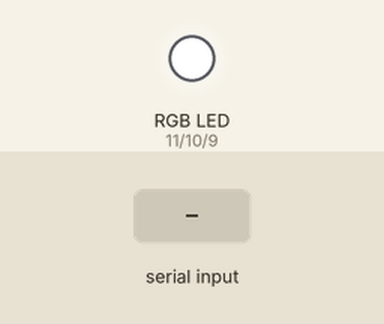
Bench run of a sketch on a simulated Arduino Uno, built with avr-gcc and run on an emulated ATmega328P. Parts: an RGB LED mixed from three pins (HIGH = lit). The inputs (shaded band) are chosen by the test bench.

Above: at 1.2 s.
1.3 s: "1,90,45\n" received over Serial
At 2.4 s:
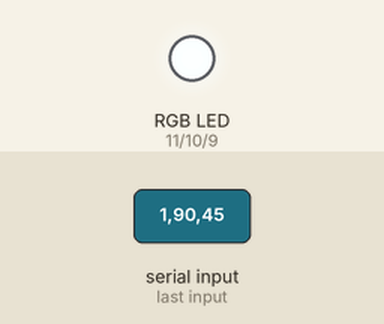
2.9 s: "90,45,200\n" received over Serial
At 3.7 s:
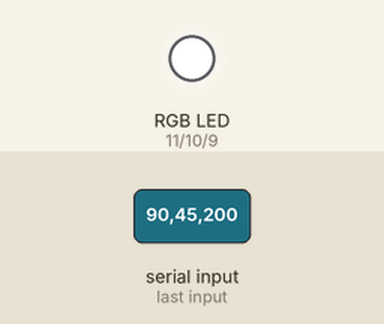
Timing chart, 0 to 5.9 s (numbered marks = the images above; inputs shaded):
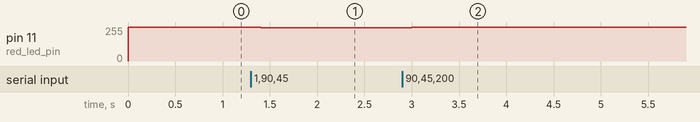

The sketch:

proto.ino
```cpp
String ID = "L1";

const int LDR = A0;
const int blue_led_pin = 9;
const int green_led_pin = 10;
const int red_led_pin = 11;

unsigned int state = 0;
float brightness = 255;
unsigned int red_led_value = 0;
unsigned int blue_led_value = 0;
unsigned int green_led_value = 0;
char mode = 'M';

unsigned int red_adjusted_value = 0;
unsigned int blue_adjusted_value = 0;
unsigned int green_adjusted_value = 0;
float ldr_brightness = 0;

//For serial receive.
const byte numChars = 20;
char receivedChars[numChars]; // an array to store the received data
String received;              //The data as a string
boolean newData = false;

void setup()
{
  pinMode(red_led_pin, OUTPUT);
  pinMode(blue_led_pin, OUTPUT);
  pinMode(green_led_pin, OUTPUT);
  Serial.begin(9600);

  analogWrite(red_led_pin, 255);
  analogWrite(green_led_pin, 255);
  analogWrite(blue_led_pin, 255);
}

void loop()
{
  recvWithEndMarker();
  processCommand();

  // For AMBIENT mode
  if (state == 1 && mode == 'A')
  {
    ldr_brightness = 1023 - analogRead(LDR);
    ldr_brightness = ((ldr_brightness / 1023) * 100);
    red_adjusted_value = ((float)(ldr_brightness / 100) * red_led_value);
    green_adjusted_value = ((float)(ldr_brightness / 100) * green_led_value);
    blue_adjusted_value = ((float)(ldr_brightness / 100) * blue_led_value);

    setColour(red_adjusted_value, green_adjusted_value, blue_adjusted_value);
  }
  // For DISCO mode
  else if (state == 1 && mode == 'D')
  {
    unsigned int rgbColour[3];

    // Start off with red.
    rgbColour[0] = 255;
    rgbColour[1] = 0;
    rgbColour[2] = 0;

    // Choose the colours to increment and decrement.
    for (int decColour = 0; decColour < 3; decColour += 1)
    {
      int incColour = decColour == 2 ? 0 : decColour + 1;
      // cross-fade the two colours.
      for (int i = 0; i < 255; i += 1)
      {
        rgbColour[decColour] -= 1;
        rgbColour[incColour] += 1;
        setColour(rgbColour[0], rgbColour[1], rgbColour[2]);
        delay(5);
      }
    }
  }
  delay(100);
}

void setColour(unsigned int red, unsigned int green, unsigned int blue)
{
  analogWrite(red_led_pin, 255 - red);
  analogWrite(green_led_pin, 255 - green);
  analogWrite(blue_led_pin, 255 - blue);
}

void recvWithEndMarker()
{
  static byte ndx = 0;
  char endMarker = '\n';
  char rc;

  while (Serial.available() > 0 && newData == false)
  {
    rc = Serial.read();

    if (rc != endMarker)
    {
      receivedChars[ndx] = rc;
      ndx++;
      if (ndx >= numChars)
      {
        ndx = numChars - 1;
      }
    }
    else
    {
      receivedChars[ndx] = '\0'; // terminate the string
      received = String(receivedChars);
      ndx = 0;
      newData = true;
    }
  }
}

void processCommand()
{
  if (newData == true)
  {
    state = received.substring(0, 1).toInt();
    brightness = received.substring(2, 5).toFloat();
    red_led_value = received.substring(6, 9).toInt();
    green_led_value = received.substring(10, 13).toInt();
    blue_led_value = received.substring(14, 18).toInt();
    mode = received.charAt(18);

    if (state == 0)
    {
      analogWrite(red_led_pin, 255);
      analogWrite(green_led_pin, 255);
      analogWrite(blue_led_pin, 255);
    }
    else
    {
      red_adjusted_value = ((float)(brightness / 100) * red_led_value);
      green_adjusted_value = ((float)(brightness / 100) * green_led_value);
      blue_adjusted_value = ((float)(brightness / 100) * blue_led_value);

      setColour(red_adjusted_value, green_adjusted_value, blue_adjusted_value);
    }
    newData = false;
  }
}
```

Measured:
- after the input at 1.3 s, pin 11 (red_led_pin): 255/255 → 251/255 after 0.10 s
- after the input at 2.9 s, pin 11 (red_led_pin): 251/255 → 255/255 after 0.10 s
